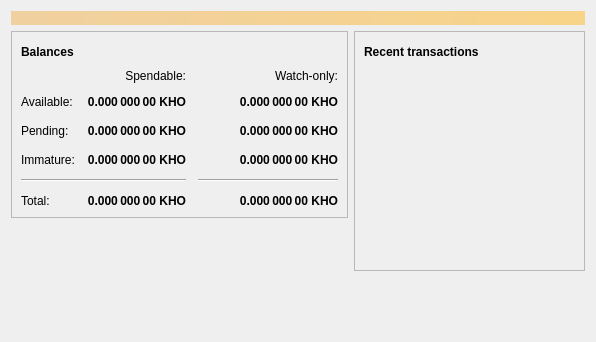
<?xml version="1.0" encoding="UTF-8"?>
<ui version="4.0">
 <class>OverviewPage</class>
 <widget class="QWidget" name="OverviewPage">
  <property name="geometry">
   <rect>
    <x>0</x>
    <y>0</y>
    <width>596</width>
    <height>342</height>
   </rect>
  </property>
  <property name="windowTitle">
   <string>Form</string>
  </property>
  <layout class="QVBoxLayout" name="topLayout">
   <item>
    <widget class="QLabel" name="labelAlerts">
     <property name="visible">
      <bool>false</bool>
     </property>
     <property name="styleSheet">
      <string notr="true">QLabel { background-color: qlineargradient(x1: 0, y1: 0, x2: 1, y2: 0, stop:0 #F0D0A0, stop:1 #F8D488); color:#000000; }</string>
     </property>
     <property name="wordWrap">
      <bool>true</bool>
     </property>
     <property name="margin">
      <number>3</number>
     </property>
     <property name="textInteractionFlags">
      <set>Qt::TextSelectableByMouse</set>
     </property>
    </widget>
   </item>
   <item>
    <layout class="QHBoxLayout" name="horizontalLayout" stretch="1,1">
     <item>
      <layout class="QVBoxLayout" name="verticalLayout_2">
       <item>
        <widget class="QFrame" name="frame">
         <property name="frameShape">
          <enum>QFrame::StyledPanel</enum>
         </property>
         <property name="frameShadow">
          <enum>QFrame::Raised</enum>
         </property>
         <layout class="QVBoxLayout" name="verticalLayout_4">
          <item>
           <layout class="QHBoxLayout" name="horizontalLayout_4">
            <item>
             <widget class="QLabel" name="label_5">
              <property name="font">
               <font>
                <weight>75</weight>
                <bold>true</bold>
               </font>
              </property>
              <property name="text">
               <string>Balances</string>
              </property>
             </widget>
            </item>
            <item>
             <widget class="QPushButton" name="labelWalletStatus">
              <property name="enabled">
               <bool>true</bool>
              </property>
              <property name="maximumSize">
               <size>
                <width>30</width>
                <height>16777215</height>
               </size>
              </property>
              <property name="toolTip">
               <string>The displayed information may be out of date. Your wallet automatically synchronizes with the Khorium network after a connection is established, but this process has not completed yet.</string>
              </property>
              <property name="text">
               <string/>
              </property>
              <property name="icon">
               <iconset resource="../bitcoin.qrc">
                <normaloff>:/icons/warning</normaloff>
                <disabledoff>:/icons/warning</disabledoff>:/icons/warning</iconset>
              </property>
              <property name="iconSize">
               <size>
                <width>24</width>
                <height>24</height>
               </size>
              </property>
              <property name="flat">
               <bool>true</bool>
              </property>
             </widget>
            </item>
            <item>
             <spacer name="horizontalSpacer_3">
              <property name="orientation">
               <enum>Qt::Horizontal</enum>
              </property>
              <property name="sizeHint" stdset="0">
               <size>
                <width>40</width>
                <height>20</height>
               </size>
              </property>
             </spacer>
            </item>
           </layout>
          </item>
          <item>
           <layout class="QGridLayout" name="gridLayout">
            <property name="spacing">
             <number>12</number>
            </property>
            <item row="2" column="2">
             <widget class="QLabel" name="labelWatchPending">
              <property name="font">
               <font>
                <weight>75</weight>
                <bold>true</bold>
               </font>
              </property>
              <property name="cursor">
               <cursorShape>IBeamCursor</cursorShape>
              </property>
              <property name="toolTip">
               <string>Unconfirmed transactions to watch-only addresses</string>
              </property>
              <property name="text">
               <string notr="true">0.000 000 00 KHO</string>
              </property>
              <property name="alignment">
               <set>Qt::AlignRight|Qt::AlignTrailing|Qt::AlignVCenter</set>
              </property>
              <property name="textInteractionFlags">
               <set>Qt::LinksAccessibleByMouse|Qt::TextSelectableByKeyboard|Qt::TextSelectableByMouse</set>
              </property>
             </widget>
            </item>
            <item row="2" column="1">
             <widget class="QLabel" name="labelUnconfirmed">
              <property name="font">
               <font>
                <weight>75</weight>
                <bold>true</bold>
               </font>
              </property>
              <property name="cursor">
               <cursorShape>IBeamCursor</cursorShape>
              </property>
              <property name="toolTip">
               <string>Total of transactions that have yet to be confirmed, and do not yet count toward the spendable balance</string>
              </property>
              <property name="text">
               <string notr="true">0.000 000 00 KHO</string>
              </property>
              <property name="alignment">
               <set>Qt::AlignRight|Qt::AlignTrailing|Qt::AlignVCenter</set>
              </property>
              <property name="textInteractionFlags">
               <set>Qt::LinksAccessibleByMouse|Qt::TextSelectableByKeyboard|Qt::TextSelectableByMouse</set>
              </property>
             </widget>
            </item>
            <item row="3" column="2">
             <widget class="QLabel" name="labelWatchImmature">
              <property name="font">
               <font>
                <weight>75</weight>
                <bold>true</bold>
               </font>
              </property>
              <property name="cursor">
               <cursorShape>IBeamCursor</cursorShape>
              </property>
              <property name="toolTip">
               <string>Mined balance in watch-only addresses that has not yet matured</string>
              </property>
              <property name="text">
               <string notr="true">0.000 000 00 KHO</string>
              </property>
              <property name="alignment">
               <set>Qt::AlignRight|Qt::AlignTrailing|Qt::AlignVCenter</set>
              </property>
              <property name="textInteractionFlags">
               <set>Qt::LinksAccessibleByMouse|Qt::TextSelectableByKeyboard|Qt::TextSelectableByMouse</set>
              </property>
             </widget>
            </item>
            <item row="4" column="0" colspan="2">
             <widget class="Line" name="line">
              <property name="orientation">
               <enum>Qt::Horizontal</enum>
              </property>
             </widget>
            </item>
            <item row="4" column="2">
             <widget class="Line" name="lineWatchBalance">
              <property name="sizePolicy">
               <sizepolicy hsizetype="Preferred" vsizetype="Fixed">
                <horstretch>0</horstretch>
                <verstretch>0</verstretch>
               </sizepolicy>
              </property>
              <property name="minimumSize">
               <size>
                <width>140</width>
                <height>0</height>
               </size>
              </property>
              <property name="orientation">
               <enum>Qt::Horizontal</enum>
              </property>
             </widget>
            </item>
            <item row="5" column="0">
             <widget class="QLabel" name="labelTotalText">
              <property name="text">
               <string>Total:</string>
              </property>
             </widget>
            </item>
            <item row="3" column="1">
             <widget class="QLabel" name="labelImmature">
              <property name="font">
               <font>
                <weight>75</weight>
                <bold>true</bold>
               </font>
              </property>
              <property name="cursor">
               <cursorShape>IBeamCursor</cursorShape>
              </property>
              <property name="toolTip">
               <string>Mined balance that has not yet matured</string>
              </property>
              <property name="text">
               <string notr="true">0.000 000 00 KHO</string>
              </property>
              <property name="alignment">
               <set>Qt::AlignRight|Qt::AlignTrailing|Qt::AlignVCenter</set>
              </property>
              <property name="textInteractionFlags">
               <set>Qt::LinksAccessibleByMouse|Qt::TextSelectableByKeyboard|Qt::TextSelectableByMouse</set>
              </property>
             </widget>
            </item>
            <item row="2" column="3">
             <spacer name="horizontalSpacer_2">
              <property name="orientation">
               <enum>Qt::Horizontal</enum>
              </property>
              <property name="sizeHint" stdset="0">
               <size>
                <width>40</width>
                <height>20</height>
               </size>
              </property>
             </spacer>
            </item>
            <item row="3" column="0">
             <widget class="QLabel" name="labelImmatureText">
              <property name="text">
               <string>Immature:</string>
              </property>
             </widget>
            </item>
            <item row="5" column="1">
             <widget class="QLabel" name="labelTotal">
              <property name="font">
               <font>
                <weight>75</weight>
                <bold>true</bold>
               </font>
              </property>
              <property name="cursor">
               <cursorShape>IBeamCursor</cursorShape>
              </property>
              <property name="toolTip">
               <string>Your current total balance</string>
              </property>
              <property name="text">
               <string notr="true">0.000 000 00 KHO</string>
              </property>
              <property name="alignment">
               <set>Qt::AlignRight|Qt::AlignTrailing|Qt::AlignVCenter</set>
              </property>
              <property name="textInteractionFlags">
               <set>Qt::LinksAccessibleByMouse|Qt::TextSelectableByKeyboard|Qt::TextSelectableByMouse</set>
              </property>
             </widget>
            </item>
            <item row="5" column="2">
             <widget class="QLabel" name="labelWatchTotal">
              <property name="font">
               <font>
                <weight>75</weight>
                <bold>true</bold>
               </font>
              </property>
              <property name="cursor">
               <cursorShape>IBeamCursor</cursorShape>
              </property>
              <property name="toolTip">
               <string>Current total balance in watch-only addresses</string>
              </property>
              <property name="text">
               <string notr="true">0.000 000 00 KHO</string>
              </property>
              <property name="alignment">
               <set>Qt::AlignRight|Qt::AlignTrailing|Qt::AlignVCenter</set>
              </property>
              <property name="textInteractionFlags">
               <set>Qt::LinksAccessibleByMouse|Qt::TextSelectableByKeyboard|Qt::TextSelectableByMouse</set>
              </property>
             </widget>
            </item>
            <item row="0" column="2">
             <widget class="QLabel" name="labelWatchonly">
              <property name="text">
               <string>Watch-only:</string>
              </property>
              <property name="alignment">
               <set>Qt::AlignRight|Qt::AlignTrailing|Qt::AlignVCenter</set>
              </property>
             </widget>
            </item>
            <item row="1" column="0">
             <widget class="QLabel" name="labelBalanceText">
              <property name="text">
               <string>Available:</string>
              </property>
             </widget>
            </item>
            <item row="1" column="1">
             <widget class="QLabel" name="labelBalance">
              <property name="font">
               <font>
                <weight>75</weight>
                <bold>true</bold>
               </font>
              </property>
              <property name="cursor">
               <cursorShape>IBeamCursor</cursorShape>
              </property>
              <property name="toolTip">
               <string>Your current spendable balance</string>
              </property>
              <property name="text">
               <string notr="true">0.000 000 00 KHO</string>
              </property>
              <property name="alignment">
               <set>Qt::AlignRight|Qt::AlignTrailing|Qt::AlignVCenter</set>
              </property>
              <property name="textInteractionFlags">
               <set>Qt::LinksAccessibleByMouse|Qt::TextSelectableByKeyboard|Qt::TextSelectableByMouse</set>
              </property>
             </widget>
            </item>
            <item row="1" column="2">
             <widget class="QLabel" name="labelWatchAvailable">
              <property name="font">
               <font>
                <weight>75</weight>
                <bold>true</bold>
               </font>
              </property>
              <property name="cursor">
               <cursorShape>IBeamCursor</cursorShape>
              </property>
              <property name="toolTip">
               <string>Your current balance in watch-only addresses</string>
              </property>
              <property name="text">
               <string notr="true">0.000 000 00 KHO</string>
              </property>
              <property name="alignment">
               <set>Qt::AlignRight|Qt::AlignTrailing|Qt::AlignVCenter</set>
              </property>
              <property name="textInteractionFlags">
               <set>Qt::LinksAccessibleByMouse|Qt::TextSelectableByKeyboard|Qt::TextSelectableByMouse</set>
              </property>
             </widget>
            </item>
            <item row="2" column="0">
             <widget class="QLabel" name="labelPendingText">
              <property name="text">
               <string>Pending:</string>
              </property>
             </widget>
            </item>
            <item row="0" column="1">
             <widget class="QLabel" name="labelSpendable">
              <property name="text">
               <string>Spendable:</string>
              </property>
              <property name="alignment">
               <set>Qt::AlignRight|Qt::AlignTrailing|Qt::AlignVCenter</set>
              </property>
             </widget>
            </item>
           </layout>
          </item>
         </layout>
        </widget>
       </item>
       <item>
        <spacer name="verticalSpacer">
         <property name="orientation">
          <enum>Qt::Vertical</enum>
         </property>
         <property name="sizeHint" stdset="0">
          <size>
           <width>20</width>
           <height>40</height>
          </size>
         </property>
        </spacer>
       </item>
      </layout>
     </item>
     <item>
      <layout class="QVBoxLayout" name="verticalLayout_3">
       <item>
        <widget class="QFrame" name="frame_2">
         <property name="frameShape">
          <enum>QFrame::StyledPanel</enum>
         </property>
         <property name="frameShadow">
          <enum>QFrame::Raised</enum>
         </property>
         <layout class="QVBoxLayout" name="verticalLayout">
          <item>
           <layout class="QHBoxLayout" name="horizontalLayout_2">
            <item>
             <widget class="QLabel" name="label_4">
              <property name="font">
               <font>
                <weight>75</weight>
                <bold>true</bold>
               </font>
              </property>
              <property name="text">
               <string>Recent transactions</string>
              </property>
             </widget>
            </item>
            <item>
             <widget class="QPushButton" name="labelTransactionsStatus">
              <property name="enabled">
               <bool>true</bool>
              </property>
              <property name="maximumSize">
               <size>
                <width>30</width>
                <height>16777215</height>
               </size>
              </property>
              <property name="toolTip">
               <string>The displayed information may be out of date. Your wallet automatically synchronizes with the Khorium network after a connection is established, but this process has not completed yet.</string>
              </property>
              <property name="text">
               <string/>
              </property>
              <property name="icon">
               <iconset resource="../bitcoin.qrc">
                <normaloff>:/icons/warning</normaloff>
                <disabledoff>:/icons/warning</disabledoff>:/icons/warning</iconset>
              </property>
              <property name="iconSize">
               <size>
                <width>24</width>
                <height>24</height>
               </size>
              </property>
              <property name="flat">
               <bool>true</bool>
              </property>
             </widget>
            </item>
            <item>
             <spacer name="horizontalSpacer">
              <property name="orientation">
               <enum>Qt::Horizontal</enum>
              </property>
              <property name="sizeHint" stdset="0">
               <size>
                <width>40</width>
                <height>20</height>
               </size>
              </property>
             </spacer>
            </item>
           </layout>
          </item>
          <item>
           <widget class="QListView" name="listTransactions">
            <property name="styleSheet">
             <string notr="true">QListView { background: transparent; }</string>
            </property>
            <property name="frameShape">
             <enum>QFrame::NoFrame</enum>
            </property>
            <property name="verticalScrollBarPolicy">
             <enum>Qt::ScrollBarAlwaysOff</enum>
            </property>
            <property name="horizontalScrollBarPolicy">
             <enum>Qt::ScrollBarAlwaysOff</enum>
            </property>
            <property name="selectionMode">
             <enum>QAbstractItemView::NoSelection</enum>
            </property>
           </widget>
          </item>
         </layout>
        </widget>
       </item>
       <item>
        <spacer name="verticalSpacer_2">
         <property name="orientation">
          <enum>Qt::Vertical</enum>
         </property>
         <property name="sizeHint" stdset="0">
          <size>
           <width>20</width>
           <height>40</height>
          </size>
         </property>
        </spacer>
       </item>
      </layout>
     </item>
    </layout>
   </item>
  </layout>
 </widget>
 <resources/>
 <connections/>
</ui>
